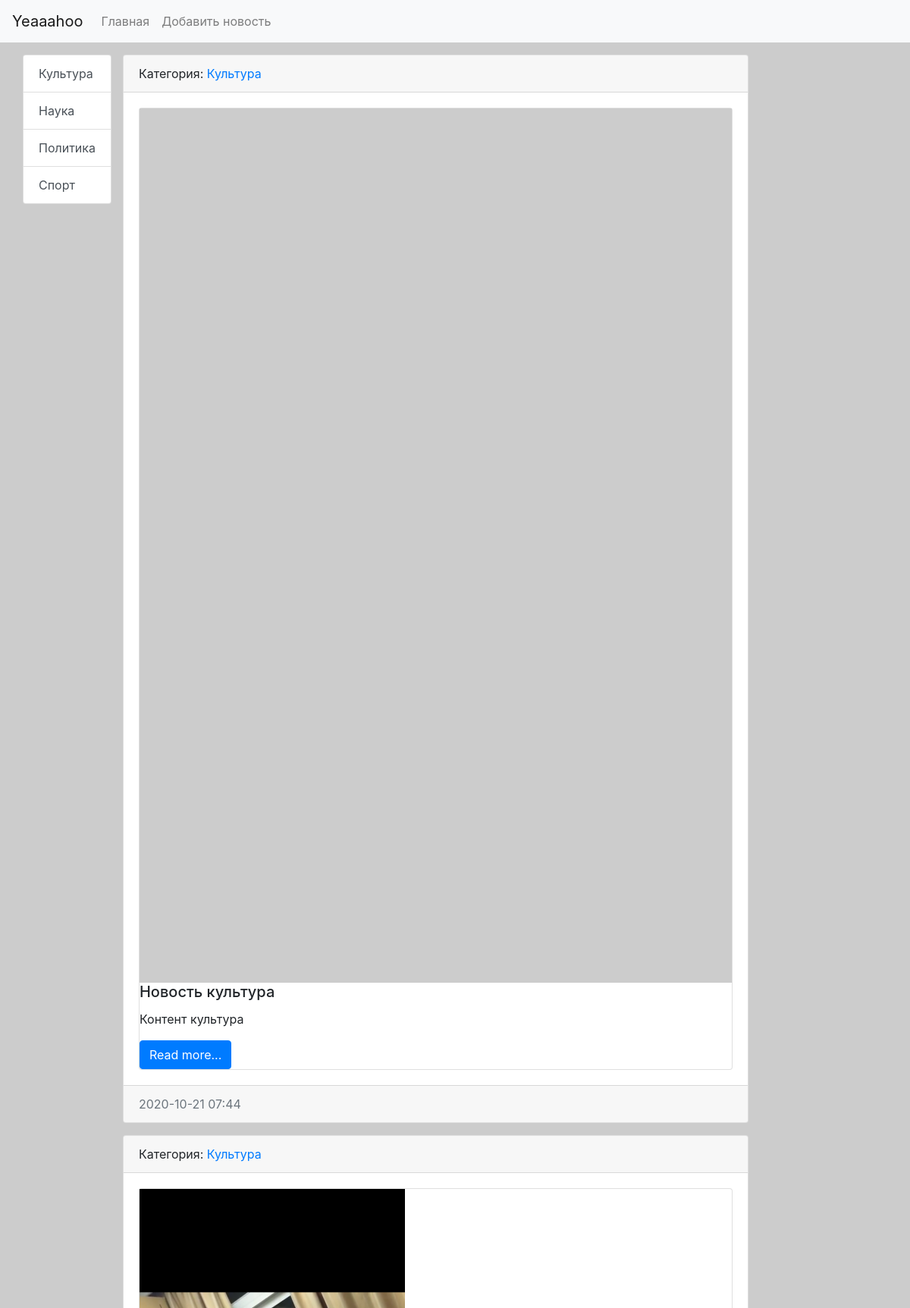
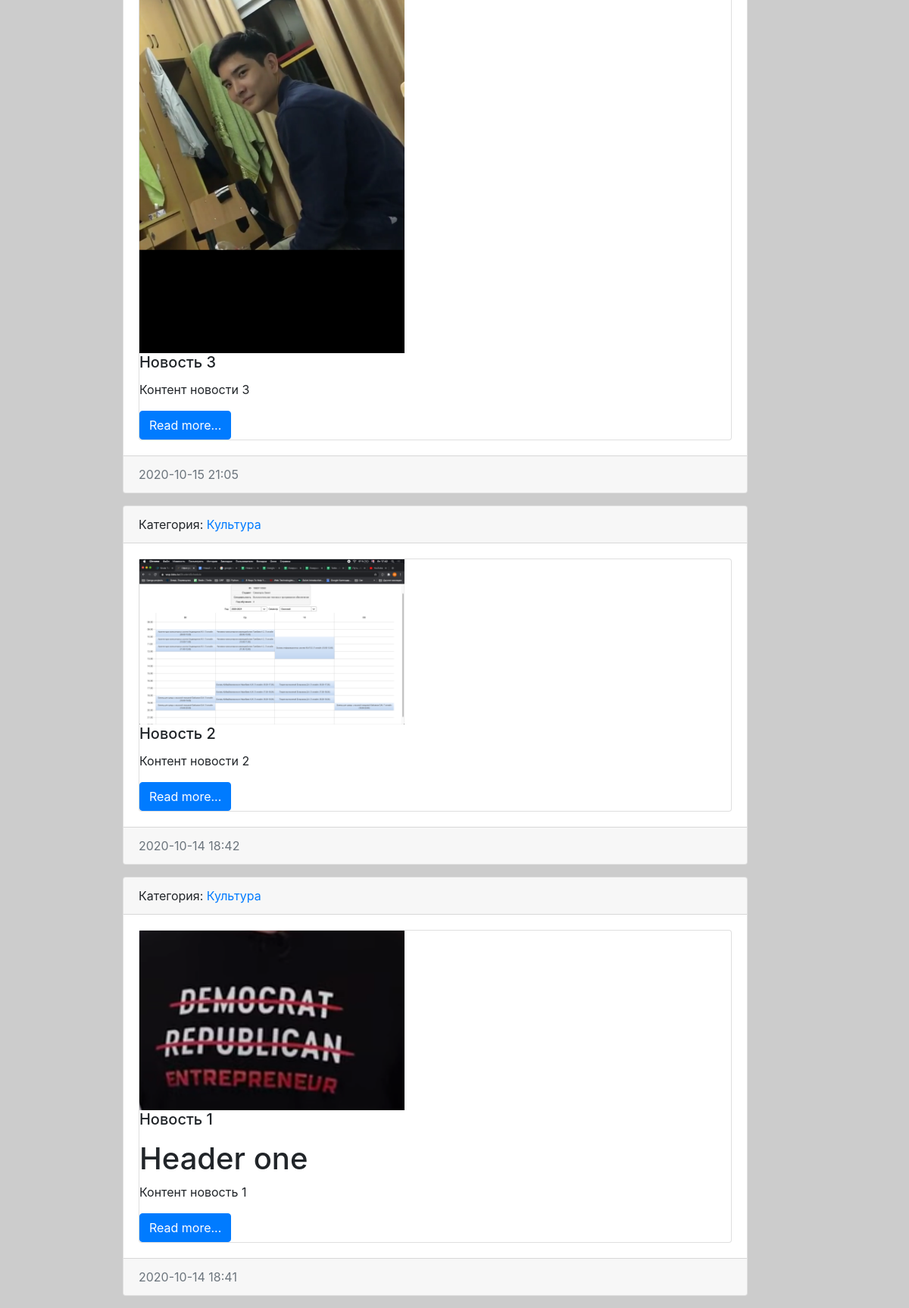
Page /category/1/ on the committed database (2 pictures, top to bottom).
### news/models.py (models this page shows, shortened)
class Category(models.Model):
    title = models.CharField(max_length=150, db_index=True, verbose_name="Наименование")
    def get_absolute_url(self):
        return reverse('category', kwargs={"category_id": self.pk})
    def __str__(self):
        return self.title
    class Meta:
        verbose_name = 'Категория'
        verbose_name_plural = 'Категории'
        ordering = ['title']

class News(models.Model):
    title = models.CharField(max_length=150, verbose_name='Наименование')
    content = models.TextField(blank=True, verbose_name='Контет')
    created_at = models.DateTimeField(auto_now_add=True, verbose_name='Создано')
    updated_at = models.DateTimeField(auto_now=True, verbose_name='Обновлено')
    photo = models.ImageField(upload_to='photos/%Y/%m/%d/', verbose_name='Фото')
    is_published = models.BooleanField(default=True, verbose_name='Публиковано?')
    category = models.ForeignKey('Category', on_delete=models.PROTECT, verbose_name="Категория")
    def get_absolute_url(self):
        return reverse('view_news', kwargs={"pk": self.pk})
    def __str__(self):
        return self.title
    class Meta:
        verbose_name = 'Новость'
        verbose_name_plural = 'Новости'
        ordering = ['-created_at']

### news/views.py (the view)
# urls.py: path('category/<int:category_id>/', NewsByCategory.as_view(), name='category'),
class NewsByCategory(ListView):
    model = News
    template_name = 'news/home_news_list.html'
    context_object_name = 'news'
    allow_empty = False
    def get_context_data(self, *, object_list=None, **kwargs):
        context = super().get_context_data(**kwargs)
        print(context)
        context['title'] = Category.objects.get(pk=self.kwargs['category_id'])
        print(self.kwargs['category_id'])
        return context
    def get_queryset(self):
        return News.objects.filter(category_id=self.kwargs['category_id'], is_published=True)

### news/templatetags/news_tags.py (called while the page is built)
@register.inclusion_tag('news/list_categories.html')
def show_categories(arg1='Hello', arg2='World'):
    categories = Category.objects.all()
    return {'categories': categories, 'arg1': arg1, 'arg2': arg2}

### news/templates/news/home_news_list.html (shortened to what this page needs)
{% extends 'base.html' %}
{% block sidebar %}
{% include 'inc/_sidebar.html' %}
{% endblock %}
{% block content %}
              {% for foo in news %}
                  <div class="card mb-3">
                      <div class="card-header">
                          Категория: <a href="{{ foo.category.get_absolute_url }}">{{ foo.category }}</a>
                      </div>
                      <div class="card-body">
                        <div class="card">
                        {% if foo.photo %}
                            <img src="{{ foo.photo.url }}" alt="" width="350" class="mr-3">
                            {% else %}
                            <img src="https://picsum.photos/id/237/350/300" alt="">
                        {% endif %}
                            <div class="media-body">
                                <h5 class="card-title">{{ foo.title }}</h5>
                                {% autoescape off %}
                                <p class="card-text">{{ foo.content }}</p>
                                {% endautoescape %}
                            <a href="{{foo.get_absolute_url}}" class="btn btn-primary">Read more...</a>
                        </div>
                        </div>
                      </div>
                      <div class="card-footer text-muted">
                          {{ foo.created_at|date:"Y-m-d H:i" }}
                      </div>
                  </div>
                  {% empty %}
                  Oops
              {% endfor %}
{% endblock %}

### news/templates/news/list_categories.html
<div class="list-group">
    {% for item in categories %}
  <a href="{{ item.get_absolute_url }}" class="list-group-item list-group-item-action">{{ item.title}}</a>
    {% endfor %}
</div>

### portal/static/css/style.css (style rules this page uses)
body { background-color: #ccc; }

### rows in the picture
Category: title "Культура"
Category: title "Наука"
Category: title "Политика"
Category: title "Спорт"
News: category "Культура", title "Новость культура", content "Контент культура", created_at "2020-10-21 07:44"
News: category "Культура", photo (picture), title "Новость 3", content "Контент новости 3", created_at "2020-10-15 21:05"
News: category "Культура", photo (picture), title "Новость 2", content "Контент новости 2", created_at "2020-10-14 18:42"
News: category "Культура", photo (picture), title "Новость 1", content "Header one Контент новость 1", created_at "2020-10-14 18:41"
